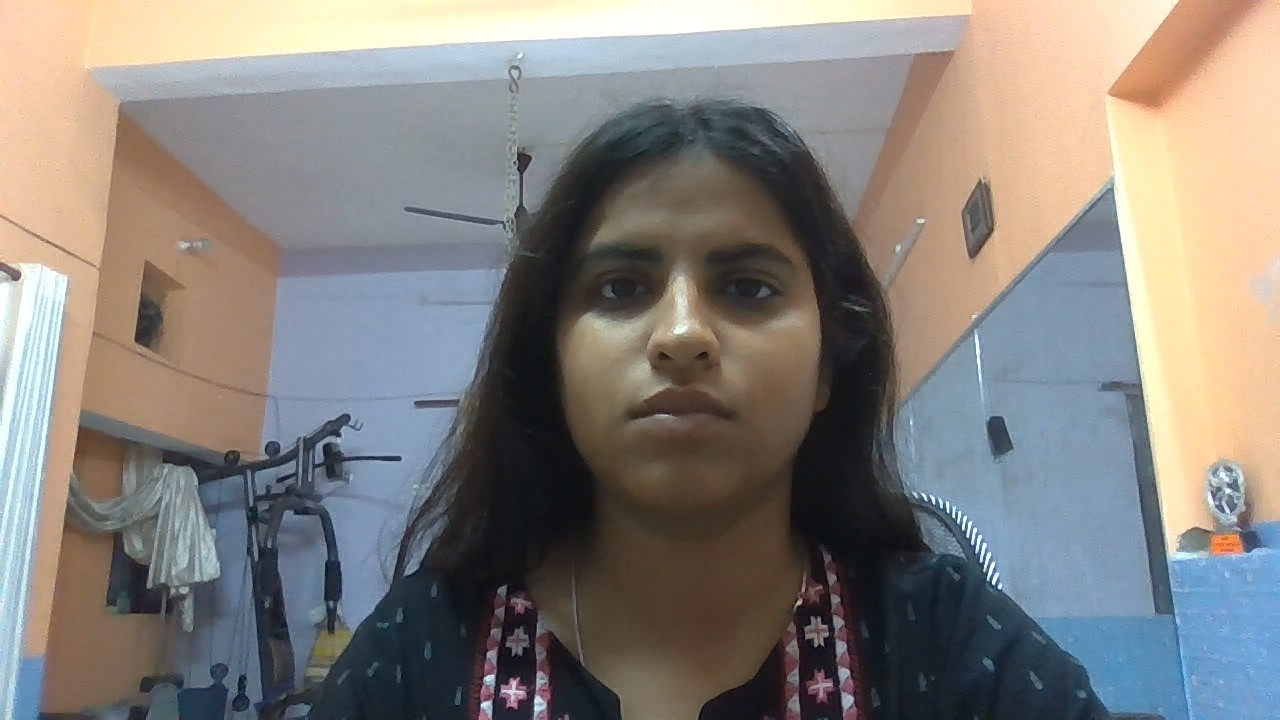
#> input picture data/Aarushi.jpg, 1280 x 720 px, given in place of the camera
$ python add_faces.py
#> lines starting #> are read from the running program, lines starting #| are printed output that depends on the picture; after the words box and inside, x2 and y2 are one past the last pixel; in counts of white or black regions, pixels touching at a corner belong together
import cv2
import pickle
import os
import numpy as np

video = cv2.VideoCapture(0)
facedetect = cv2.CascadeClassifier("data/haarcascade_frontalface_default.xml")
faces_data = []
i = 0
name = input("Enter your name: ")
#> the answer given: data/Aarushi.jpg

while True:
    ret, frame = video.read()
#> frame is the input picture: shape (720, 1280, 3); mean B, G, R 124.8, 129.2, 133.4

    if not ret:
        print("Error: Could not read frame")
        break

    gray = cv2.cvtColor(frame, cv2.COLOR_BGR2GRAY)
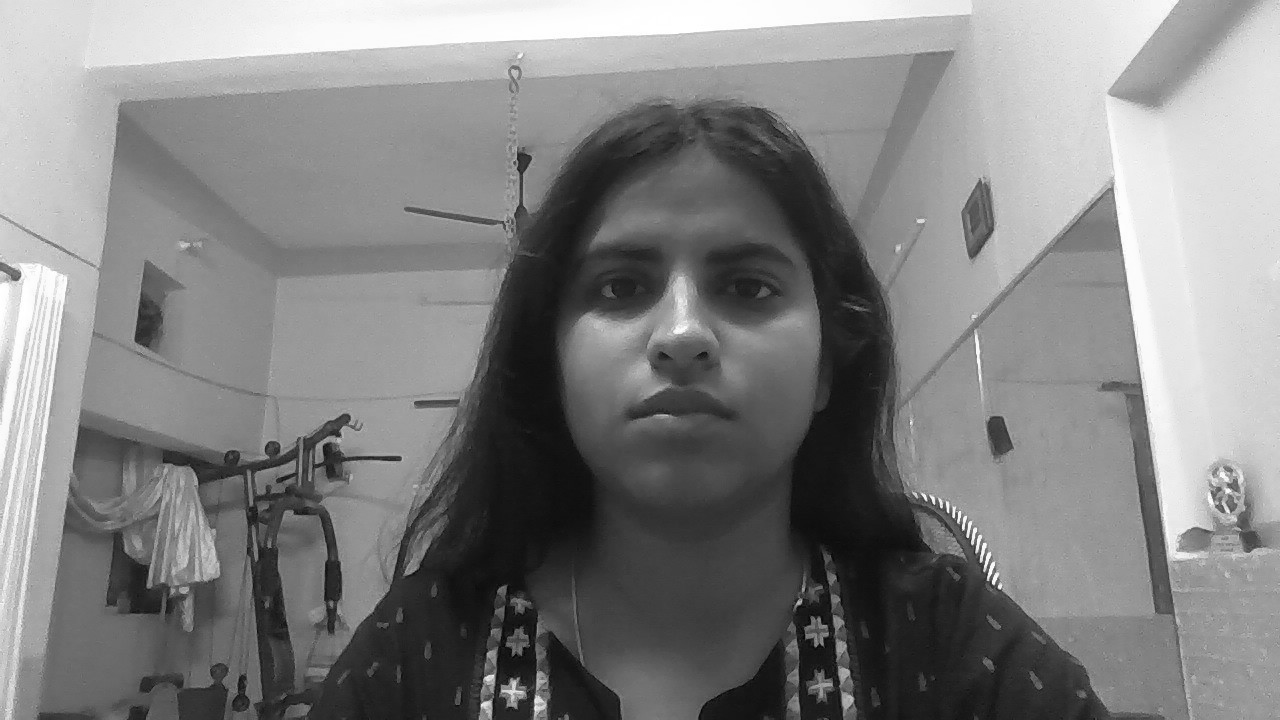
#> gray: shape (720, 1280); min 1, max 255, mean 130
    faces = facedetect.detectMultiScale(gray, 1.3, 5)
#> faces = [[511, 150, 346, 346]]

    for (x, y, w, h) in faces:
        crop_img = gray[y:y + h, x:x + w]  # Convert to grayscale
        resized_img = cv2.resize(crop_img, (50, 50)).flatten()

        # Ensure proper reshaping
        if resized_img.shape[0] == 2500:  # 50x50 image size
            faces_data.append(resized_img)
        else:
            print("Error: Incorrect dimensions for resized_img.")

        i += 1
        cv2.putText(frame, str(len(faces_data)), (50, 50), cv2.FONT_HERSHEY_SIMPLEX, 1, (0, 0, 255), 2)
        cv2.rectangle(frame, (x, y), (x + w, y + h), (0, 255, 0), 2)
#> this loop made 1 pass
#> (x, y, w, h, i) on pass 1: (511, 150, 346, 346, 1)
#> pass 1, `crop_img = gray[y:y + h, x:x + w]`:
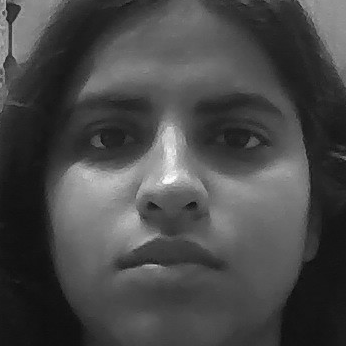
#> crop_img: shape (346, 346); min 13, max 252, mean 72.2
#> after the loop:
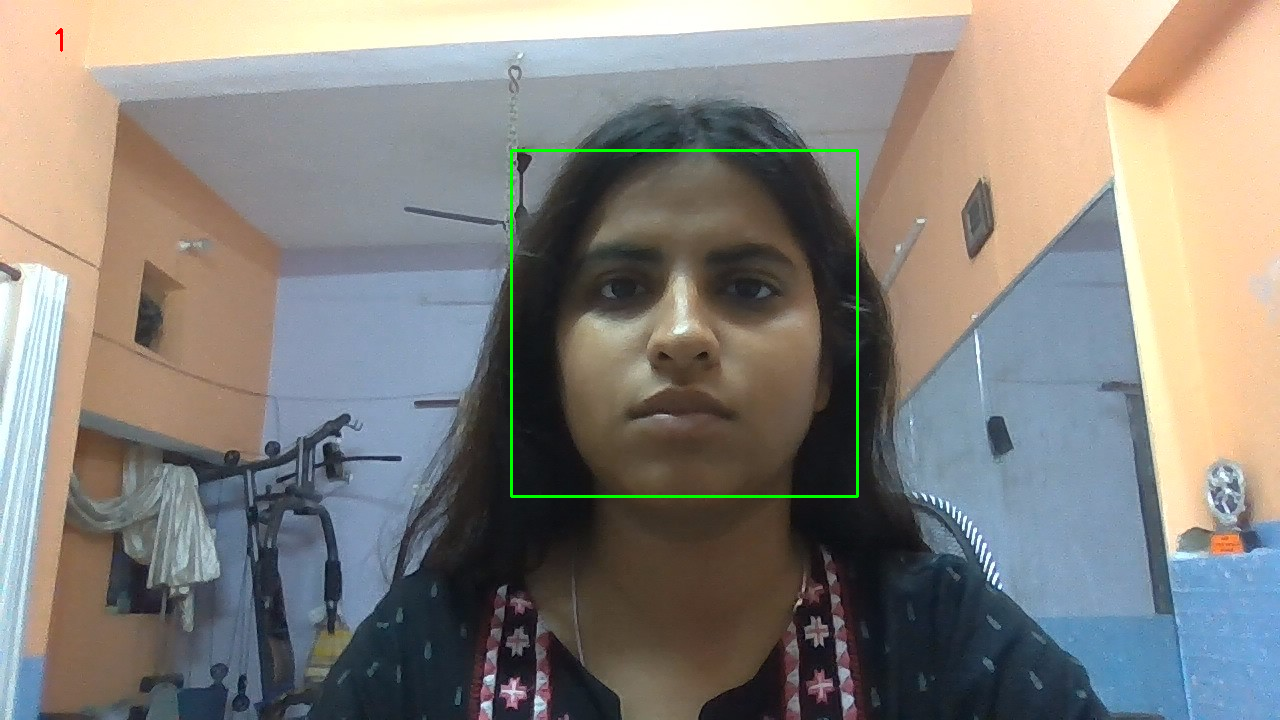
#> frame: shape (720, 1280, 3); 0.46% of pixels changed, all inside (x1, y1, x2, y2) = (55, 28, 859, 498)
#> after the loop, faces_data = 1 item; i = 1

    cv2.imshow("frame", frame)
    k = cv2.waitKey(1)
#> (key q is pressed here)
    if k == ord('q') or len(faces_data) == 100:
        break

video.release()
cv2.destroyAllWindows()

# Ensure proper reshaping of faces_data
if len(faces_data) == 100:
    faces_data = np.asarray(faces_data)
    faces_data = faces_data.reshape(faces_data.shape[0], -1)

    # Load existing data or create new arrays if not available
    if os.path.exists('data/faces_data.pkl'):
        with open('data/faces_data.pkl', 'rb') as f:
            faces = pickle.load(f)
        with open('data/names.pkl', 'rb') as f:
            names = pickle.load(f)
    else:
        faces = np.empty((0, 2500), dtype=int)  # Assuming 50x50 image size
        names = []

    # Check if dimensions match before appending
    if faces_data.shape[1] == 2500:  # 50x50 image size
        if len(names) == faces.shape[0]:
            faces = np.append(faces, faces_data, axis=0)
            names += [name] * faces_data.shape[0]

            # Save the updated faces and names arrays using pickle
            with open('data/faces_data.pkl', 'wb') as f:
                pickle.dump(faces, f)
            with open('data/names.pkl', 'wb') as f:
                pickle.dump(names, f)
        else:
            print("Error: Number of samples mismatch.")
    else:
        print("Error: Incorrect dimensions for faces_data.")

$ run again, on data/Prakhar.jpg
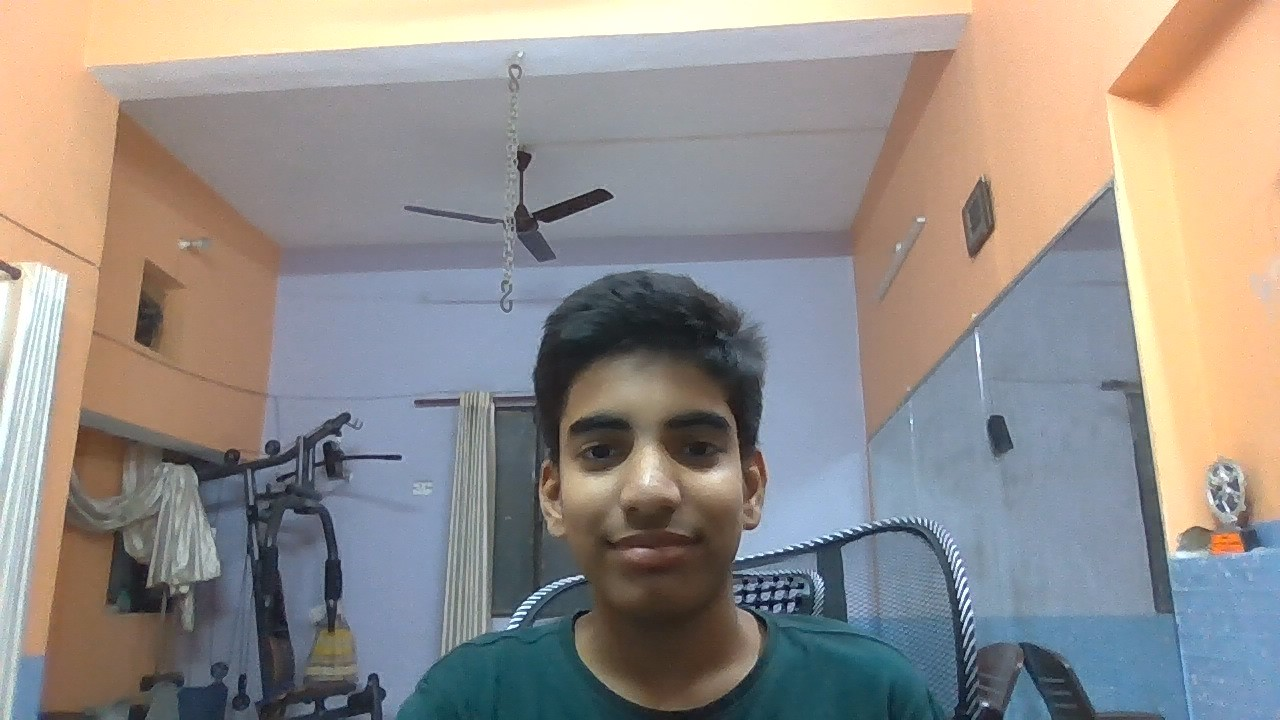
#> input picture data/Prakhar.jpg, 1280 x 720 px, given in place of the camera
#> frame is the input picture: shape (720, 1280, 3); mean B, G, R 138, 141.9, 147.7
#> faces = [[507, 333, 289, 289]]
#> the loop `for (x, y, w, h) in faces:` made 1 pass
#> (x, y, w, h, i) on pass 1: (507, 333, 289, 289, 1)
#> pass 1, `crop_img = gray[y:y + h, x:x + w]`:
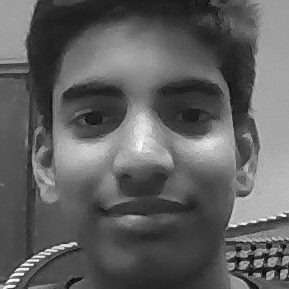
#> crop_img: shape (289, 289); min 3, max 254, mean 96
#> after the loop `for (x, y, w, h) in faces:`:
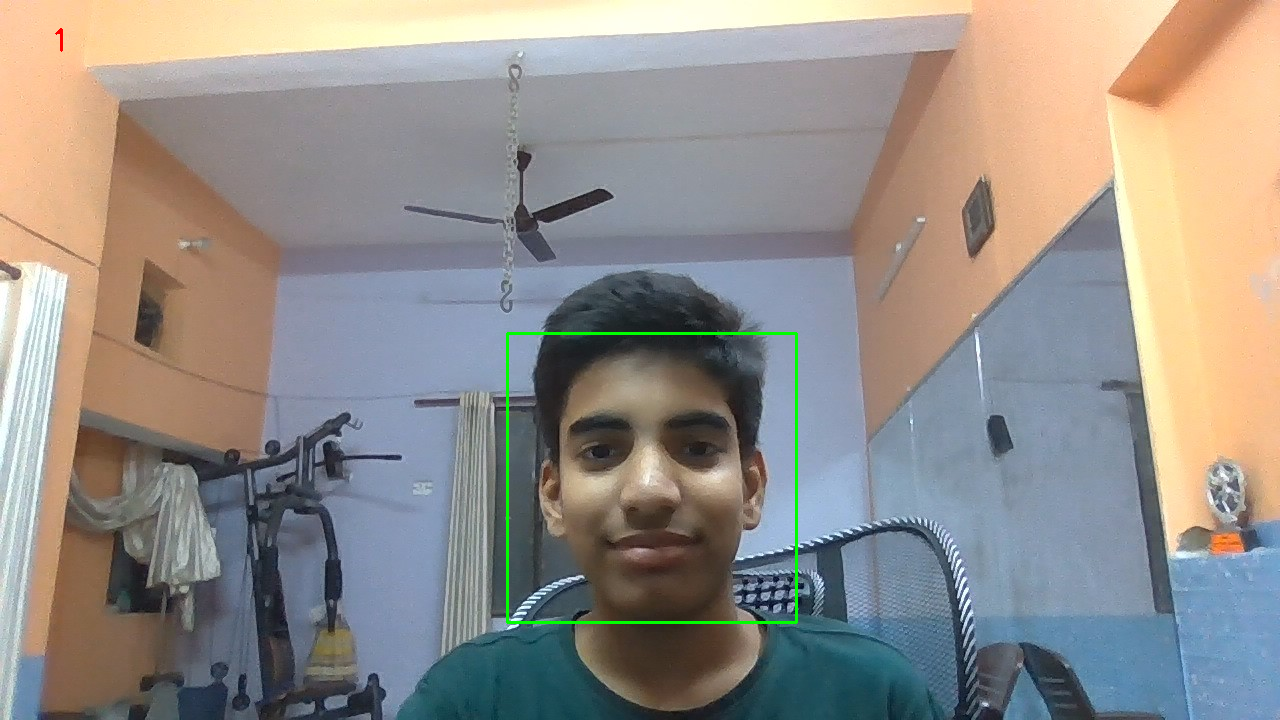
#> frame: shape (720, 1280, 3); 0.39% of pixels changed, all inside (x1, y1, x2, y2) = (55, 28, 798, 624)
#> after the loop `for (x, y, w, h) in faces:`: faces_data = 1 item; i = 1
